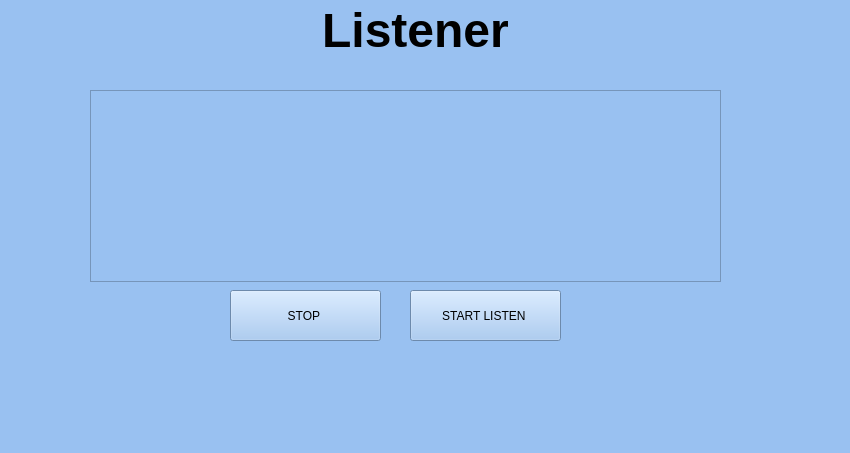
<?xml version="1.0" encoding="UTF-8"?>
<ui version="4.0">
 <class>ReceiverWindow</class>
 <widget class="QMainWindow" name="ReceiverWindow">
  <property name="geometry">
   <rect>
    <x>0</x>
    <y>0</y>
    <width>850</width>
    <height>453</height>
   </rect>
  </property>
  <property name="windowTitle">
   <string>MainWindow</string>
  </property>
  <property name="styleSheet">
   <string notr="true">background-color: rgb(153, 193, 241);</string>
  </property>
  <widget class="QWidget" name="centralwidget">
   <widget class="QLabel" name="label">
    <property name="geometry">
     <rect>
      <x>300</x>
      <y>-10</y>
      <width>231</width>
      <height>81</height>
     </rect>
    </property>
    <property name="whatsThis">
     <string>&lt;html&gt;&lt;head/&gt;&lt;body&gt;&lt;p align=&quot;center&quot;&gt;&lt;br/&gt;&lt;/p&gt;&lt;/body&gt;&lt;/html&gt;</string>
    </property>
    <property name="text">
     <string>&lt;html&gt;&lt;head/&gt;&lt;body&gt;&lt;p align=&quot;center&quot;&gt;&lt;span style=&quot; font-size:36pt; font-weight:700; color:#000000;&quot;&gt;Listener&lt;/span&gt;&lt;/p&gt;&lt;/body&gt;&lt;/html&gt;</string>
    </property>
   </widget>
   <widget class="QPushButton" name="start_button">
    <property name="geometry">
     <rect>
      <x>410</x>
      <y>290</y>
      <width>151</width>
      <height>51</height>
     </rect>
    </property>
    <property name="text">
     <string>START LISTEN </string>
    </property>
   </widget>
   <widget class="QLabel" name="statut_label">
    <property name="geometry">
     <rect>
      <x>130</x>
      <y>350</y>
      <width>561</width>
      <height>71</height>
     </rect>
    </property>
    <property name="styleSheet">
     <string notr="true">image: url(:/new/prefix1/1741396589904.png);</string>
    </property>
    <property name="text">
     <string>&lt;html&gt;&lt;head/&gt;&lt;body&gt;&lt;p align=&quot;center&quot;&gt;&lt;br/&gt;&lt;/p&gt;&lt;/body&gt;&lt;/html&gt;</string>
    </property>
   </widget>
   <widget class="QPushButton" name="stop_button">
    <property name="geometry">
     <rect>
      <x>230</x>
      <y>290</y>
      <width>151</width>
      <height>51</height>
     </rect>
    </property>
    <property name="text">
     <string>STOP </string>
    </property>
   </widget>
   <widget class="QTextBrowser" name="textBrowser">
    <property name="geometry">
     <rect>
      <x>90</x>
      <y>90</y>
      <width>631</width>
      <height>192</height>
     </rect>
    </property>
   </widget>
   <zorder>start_button</zorder>
   <zorder>label</zorder>
   <zorder>textBrowser</zorder>
   <zorder>stop_button</zorder>
   <zorder>statut_label</zorder>
  </widget>
  <widget class="QMenuBar" name="menubar">
   <property name="geometry">
    <rect>
     <x>0</x>
     <y>0</y>
     <width>850</width>
     <height>22</height>
    </rect>
   </property>
  </widget>
  <widget class="QStatusBar" name="statusbar"/>
 </widget>
 <resources/>
 <connections/>
</ui>
